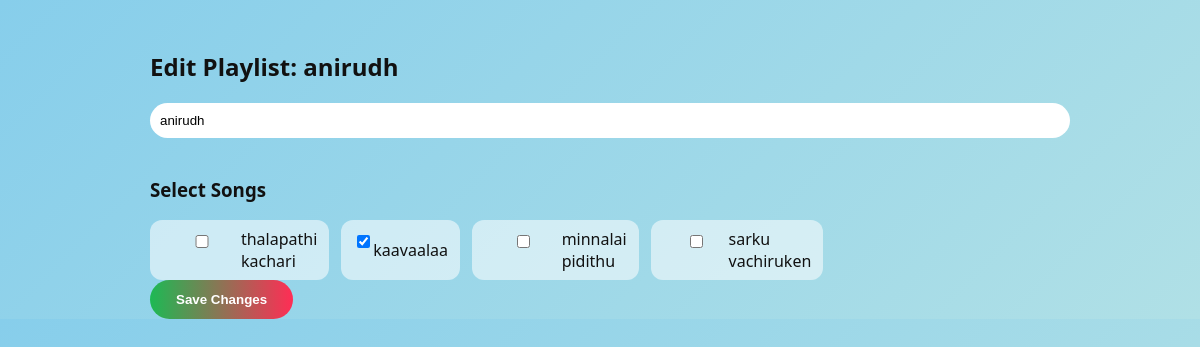
Screenshot of /edit-playlist/3 (signed in) with the database file from the repository.
### controller/models.py (models this page shows)
class Playlist(Base):
    __tablename__ = "playlists"
    id = Column(Integer, primary_key=True)
    name = Column(String)
    user_id = Column(Integer, ForeignKey("users.id"))

class Song(Base):
    __tablename__ = "songs"
    id = Column(Integer, primary_key=True)
    title = Column(String, nullable=False)
    artist_name = Column(String, nullable=False)
    genre = Column(String)
    language = Column(String)
    file_path = Column(String, nullable=False)
    uploader_id = Column(Integer, ForeignKey("users.id"))

### main.py (the view, shortened to what this page needs)
@app.route("/edit-playlist/<int:playlist_id>", methods=["GET","POST"])
def edit_playlist(playlist_id):
    if session.get("role") != "listener":
        return redirect("/login")
    db = SessionLocal()
    playlist = db.query(Playlist).filter_by(id=playlist_id, user_id=session["user_id"]).first()
    if not playlist:
        db.close()
        return redirect("/playlist")
    songs = db.query(Song).all()
    existing_song_ids = [ps.song_id for ps in db.query(PlaylistSong).filter_by(playlist_id=playlist.id).all()]
    db.close()
    return render_template("edit_playlist.html", playlist=playlist, songs=songs, existing_song_ids=existing_song_ids)

### templates/edit_playlist.html (shortened to what this page needs)
<!DOCTYPE html>
<html lang="en">
<head>
</head>
<body>
<div class="container">
<h2>Edit Playlist: {{ playlist.name }}</h2>
<form method="POST">
<input type="text" name="playlist_name" value="{{ playlist.name }}" required>
<h3>Select Songs</h3>
<div class="song-list">
{% for song in songs %}
<label class="song-item">
    <input type="checkbox" name="song_ids" value="{{ song.id }}" {% if song.id in existing_song_ids %}checked{% endif %}>
    {{ song.title }}
</label>
{% endfor %}
</div>
<button class="create-btn" type="submit">Save Changes</button>
</form>
</div>
</body>
</html>

### templates/edit_playlist.html (style rules this page uses)
body { margin:0;font-family:Segoe UI, sans-serif;background:linear-gradient(135deg,#87ceeb,#b0e0e6);color:#111; }
.container { width:75%;margin:auto;padding-top:30px; }
input, select { padding:10px;border-radius:20px;border:none;margin-bottom:20px;width:100%; }
button { padding:12px 26px;border-radius:30px;border:none;font-weight:700;cursor:pointer; }
.create-btn { background:linear-gradient(90deg,#1db954,#ff2d55);color:#fff; }
.song-list { display:flex;flex-wrap:wrap;gap:12px; }
.song-item { padding:8px 12px;background:rgba(255,255,255,.55);border-radius:12px;display:flex;align-items:center; }

### rows the page displays
Playlist: name "anirudh", playlist_name "anirudh"
Song: title "thalapathi kachari"
Song: song_ids "☑", title "kaavaalaa"
Song: title "minnalai pidithu"
Song: title "sarku vachiruken"
